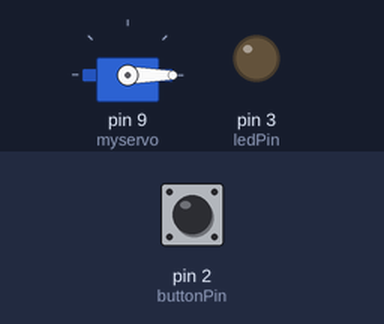
The sketch below on a simulated Arduino Uno, built with avr-gcc and run on an emulated ATmega328P. On the bench: servo, output pins drawn as LEDs (lit = HIGH). Inputs (shaded band) come from the test bench; at power-on: pin 2 (buttonPin) LOW.

Above: at 1.2 s.
1.3 s: pin 2 (buttonPin) pulled HIGH for 0.15 s
At 1.37 s:
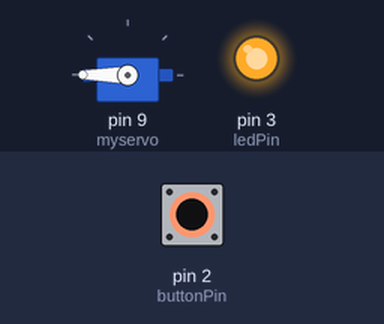
2.9 s: pin 2 (buttonPin) pulled HIGH for 3.2 s
At 7.5 s:
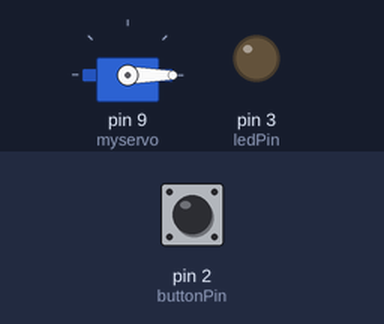
Timing chart, 0 to 9.0 s (numbered marks = the images above; inputs shaded):
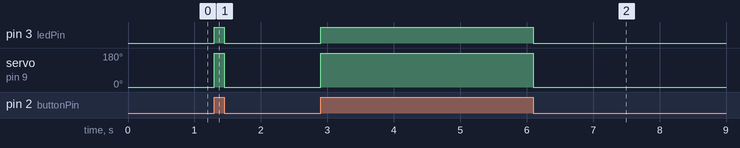

Measured:
- after the input at 1.3 s, pin 3 (ledPin): LOW → HIGH at once, → LOW 0.15 s later; servo on pin 9 (myservo): 0° → 180° at once, → 0° 0.15 s later
- after the input at 2.9 s, pin 3 (ledPin): LOW → HIGH at once, → LOW 3.2 s later; servo on pin 9 (myservo): 0° → 180° at once, → 0° 3.2 s later

The sketch:

servo_progress.ino
```cpp
#include <Servo.h>
Servo myservo;
const int buttonPin = 2;
const int ledPin = 3;


void setup() {
  myservo.attach(9);
  pinMode(buttonPin, INPUT);
  pinMode(ledPin, OUTPUT);
  // put your setup code here, to run once:
}

void loop() {
  if (digitalRead(buttonPin) == HIGH) {
    myservo.write(180);
    digitalWrite(ledPin, HIGH);
  } else {
    myservo.write(0);
    digitalWrite(ledPin, LOW);
  }
}
// put your main code here, to run repeatedly:
```
